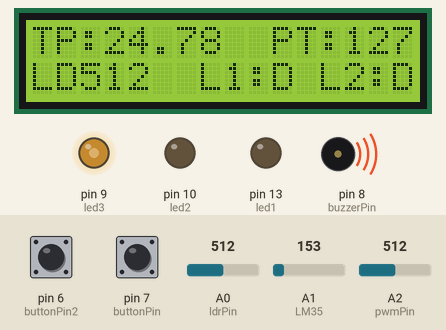
This sketch was run on a simulated Arduino Uno, built with avr-gcc and run on an emulated ATmega328P. On the bench: 16×2 character LCD, output pins drawn as LEDs (lit = HIGH), buzzer (waves = sounding). The inputs (shaded band) are chosen by the test bench; at power-on: pin 6 (buttonPin2) HIGH, pin 7 (buttonPin) HIGH, A0 (ldrPin) = 512, A2 (pwmPin) = 512, A1 (LM35) = 153.

Above: at 1.2 s.
1.3 s: pin 6 (buttonPin2) pulled LOW for 0.15 s
At 1.38 s:
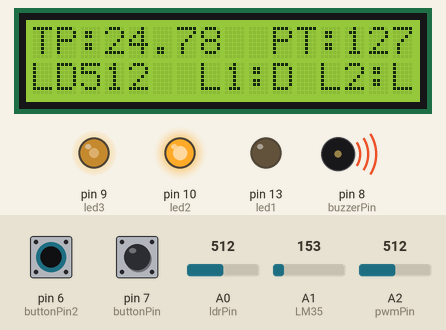
2.9 s: pin 7 (buttonPin) pulled LOW for 0.15 s
At 2.98 s:
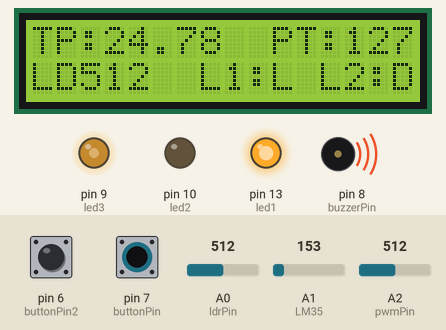
4.5 s: A0 (ldrPin) set to 488
At 5.7 s:
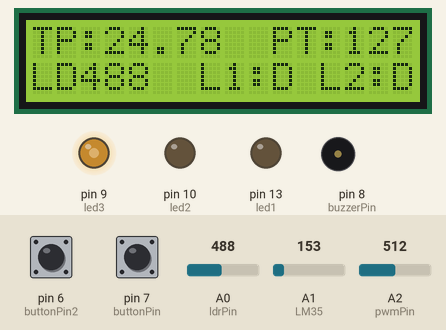
6.0 s: A2 (pwmPin) set to 716
At 6.9 s:
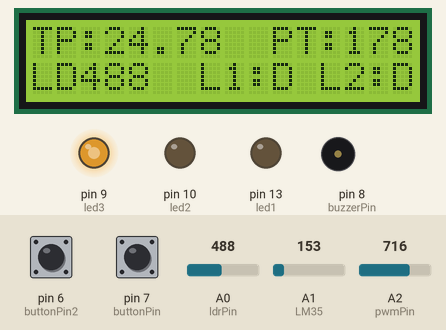
7.5 s: A0 (ldrPin) set to 510
At 8.1 s:
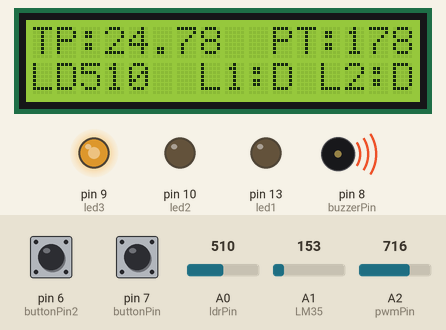
9.0 s: A2 (pwmPin) set to 900
At 10.5 s:
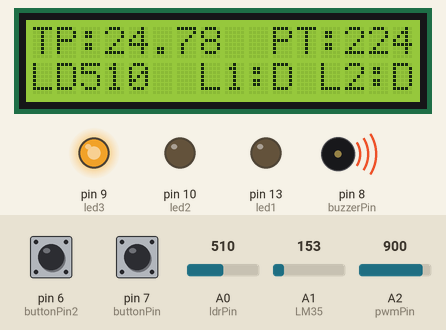
Timing chart, 0 to 11.5 s (numbered marks = the images above; inputs shaded):
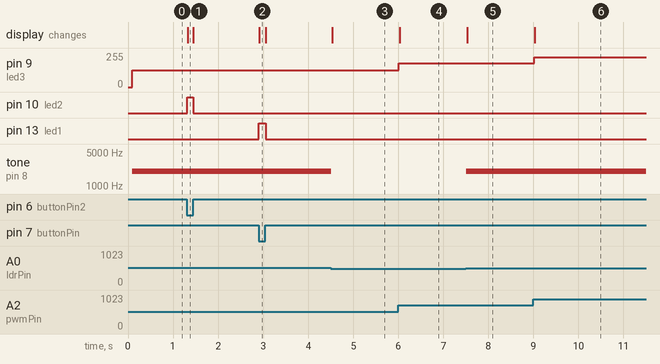

The sketch:

desafio_02.ino
```cpp
//Nomes: Josefa Aline Santos e Marcella Ricoy
#include <Adafruit_LiquidCrystal.h>

int led1 = 13; //led 1 no pino 13
int led2 = 10; //led 2 no pino 10
int led3 = 9; //led 3 no pino 9
int buttonPin = 7; //botao 1 no pino 7
int buttonPin2 = 6; //botao 2 no pino 6
int buzzerPin = 8; //buzzer no pino 8
int ldrPin = A0; //LDR no pino A0
int LM35 = A1; //sensor de temperatura no A1
int pwmPin = A2; //potenciometro no A2

int seconds = 0;

Adafruit_LiquidCrystal lcd_1(0);

void setup()
{
lcd_1.begin(16, 2);
lcd_1.print("TP:       PT: ");
lcd_1.setCursor(0, 1);
lcd_1.print("LD     L1:  L2: ");
pinMode(led1, OUTPUT);
pinMode(buttonPin, INPUT);
pinMode(led2, OUTPUT);
pinMode(buttonPin2, INPUT);
pinMode(led3, OUTPUT);
pinMode(buzzerPin, OUTPUT);
}

int leituraLDR() { //função que lê o valor do LDR
int ldrValor = 0;
ldrValor = analogRead(ldrPin);
Serial.println(ldrValor);

return ldrValor;
}

void escreveLDR(int ldrValor) { //função que escreve o valor do LDR no display
  if (ldrValor >= 1000) {
  lcd_1.setCursor(2, 1);
  lcd_1.print(ldrValor);
  }

  else {
  lcd_1.setCursor(2, 1);
  lcd_1.print(ldrValor);
  lcd_1.setCursor(5, 1);
  lcd_1.print(" ");
  }
}

void ligaBuzzer(int ldrValor) { //função que liga o buzzer de acordo com LDR
  if (ldrValor >= 500)
    tone(buzzerPin, 2000);
  else
    noTone(buzzerPin);
}

int valorBotao1() { //função que lê estado do botão 1
int buttonState = 0;
buttonState = digitalRead(buttonPin);
Serial.println(buttonState);

return buttonState;
}

void ligaLED1(int buttonState) { //função que liga LED1 de acordo com o estado do botão 1
 if (buttonState == LOW)
   digitalWrite(led1, HIGH);
 else
   digitalWrite(led1, LOW);
}

void decisaoLED1(int buttonState) { //função que escreve se LED1 está ligado/desligado no display
  if (buttonState == LOW) {
   lcd_1.setCursor(10, 1);
   lcd_1.print("L");
  }
  else {
   lcd_1.setCursor(10, 1);
   lcd_1.print("D");
  }
}

int valorBotao2() { //função que lê estado do botão 2
int buttonState2 = 0;
buttonState2 = digitalRead(buttonPin2);
Serial.println(buttonState2);

return buttonState2;
}

void ligaLED2(int buttonState2) { //função que liga LED2 de acordo com o estado do botão 2
 if (buttonState2 == LOW)
   digitalWrite(led2, HIGH);
 else
   digitalWrite(led2, LOW);
}

void decisaoLED2(int buttonState2) { //função que escreve se LED2 está ligado/desligado no display
  if (buttonState2 == LOW) {
   lcd_1.setCursor(15, 1);
   lcd_1.print("L");
  }
  else {
   lcd_1.setCursor(15, 1);
    lcd_1.print("D");
  }
}

unsigned int leituraPot() { //função que lê o valor do potenciometro
unsigned int potencia;
potencia = analogRead(pwmPin);
Serial.println(potencia);

return potencia;
}

unsigned int calculoPot(unsigned int potencia) { //função que calcula a potencia
unsigned int pwm;
pwm = map(potencia, 0,1023,0, 255);

return pwm;
}

void escrevePot(unsigned int potencia) { //função que escreve o valor da potencia no display
  if (potencia >= 100) {
  lcd_1.setCursor(13, 0);
  lcd_1.print(potencia);
  }

  else if (potencia >= 10) {
  lcd_1.setCursor(13, 0);
  lcd_1.print(potencia);
  lcd_1.setCursor(15, 0);
  lcd_1.print(" ");
  }

  else {
  lcd_1.setCursor(13, 0);
  lcd_1.print(potencia);
  lcd_1.setCursor(14, 0);
  lcd_1.print(" ");
  lcd_1.setCursor(15, 0);
  lcd_1.print(" ");
  }
}

void ligaLED3(unsigned int potencia){ //função que liga LED3 a partir do valor (> 0) do potenciometro
  analogWrite(led3, potencia);
}

float leituraTemp(){ //função que lê a temperatura
float temperatura;
temperatura = (float(((((analogRead(LM35)*5.0)/1023)*1000)-500)/10));
Serial.println(temperatura);

return temperatura;
}

void escreveTemp(float temperatura) { //função que escreve o valor da temperatura no display
  if (temperatura > 100 || temperatura < 0){
  lcd_1.setCursor(3, 0);
  lcd_1.print(temperatura);
  }

  else if (temperatura >= 10){
  lcd_1.setCursor(3, 0);
  lcd_1.print(temperatura);
  lcd_1.setCursor(8, 0);
  lcd_1.print(" ");
  }

  else {
  lcd_1.setCursor(3, 0);
  lcd_1.print(temperatura);
  lcd_1.setCursor(7, 0);
  lcd_1.print(" ");
  lcd_1.setCursor(8, 0);
  lcd_1.print(" ");
  }
}

void loop(){
int vlrLDR, buttonState, buttonState2;
float temp;
unsigned int potencia, vlrPot;

vlrLDR = leituraLDR();
escreveLDR(vlrLDR);
ligaBuzzer(vlrLDR);

buttonState = valorBotao1();
ligaLED1(buttonState); //led1 (pino 13) liga pelo botão 1
decisaoLED1(buttonState);

vlrPot = leituraPot();
potencia = calculoPot(vlrPot);
ligaLED3(potencia); //led3 (pino 9) liga pelo potenciometro
escrevePot(potencia);

buttonState2 = valorBotao2();
ligaLED2(buttonState2); //led2 (pino 10) liga pelo botão 2
decisaoLED2(buttonState2);

temp = leituraTemp();
escreveTemp(temp);
}
```

Measured:
- the behaviour switches between 500 and 499 on A0 (ldrPin) (found by bisection; images 2 and 3)
- after the input at 1.3 s, pin 10 (led2): LOW → HIGH at once, → LOW 0.13 s later; the display: changes at once (image 1)
- after the input at 2.9 s, pin 13 (led1): LOW → HIGH at once, → LOW 0.15 s later; the display: changes at once (image 2)
- after the input at 4.5 s, tone on pin 8 (buzzerPin): 2000 Hz → silent at once; the display: changes at once (image 3)
- after the input at 6.0 s, pin 9 (led3): 127/255 → 178/255 at once; the display: changes at once (image 4)
- after the input at 7.5 s, tone on pin 8 (buzzerPin): silent → 2000 Hz at once; the display: changes at once (image 5)
- after the input at 9.0 s, pin 9 (led3): 178/255 → 224/255 at once; the display: changes at once (image 6)
